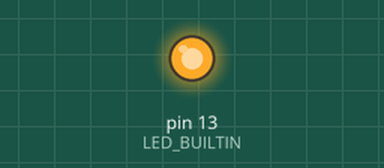
Simulated run of this sketch. Board: Arduino Uno, built with avr-gcc and run on an emulated ATmega328P. On the bench: output pins drawn as LEDs (lit = HIGH).

Above: at 0.1 s.
At 39.1 s:
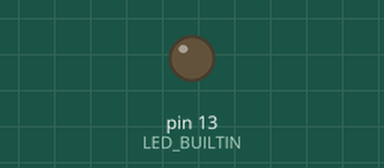
Timing chart, 0 to 40.0 s (numbered marks = the images above):
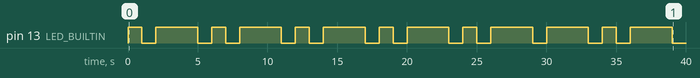

Measured:
- by itself, pin 13 (LED_BUILTIN): LOW → HIGH at 0.00 s, → LOW 1.0 s later, → HIGH 1.0 s later, → LOW 3.0 s later, … (26 changes in this stretch)

The sketch:

Blink_morse_name_task2.1p.ino
```cpp
void setup() {
  // put your setup code here, to run once:
pinMode(LED_BUILTIN,OUTPUT);
}

void loop() {
  // put your main code here, to run repeatedly:
 //loop for first name
 char name[8]="armaan";

 for(int i;i<8;i++)
 {
    //A
    if(name[i]=='a')
    {
    Dot();
    Dash(); //morse code for armaan
    }
   //R     //morse for second name chetal can be made by making changed in the program
   if(name[i]=='r')
   {
    Dot();
    Dash();
    Dot();
   }
   //M
    if(name[i]=='m')
    {
    Dash();
    Dash();
    }
      //A
    if(name[i]=='a')
    {
     Dot();
     Dash();
    }
   //A
   if(name[i]=='a')
   {
   Dot();
   Dash();
   }
    //N
    if(name[i]=='n')
    {
    Dash();
    Dot();
    }
 }


}
void Dot() //method for dot in morse code
{
  digitalWrite(LED_BUILTIN, HIGH);
  delay(1000);
  digitalWrite(LED_BUILTIN, LOW);
  delay(1000);
}

void Dash() //method for line in morse code
{
  digitalWrite(LED_BUILTIN, HIGH);
  delay(3000);
  digitalWrite(LED_BUILTIN, LOW);
  delay(1000);
}
```
